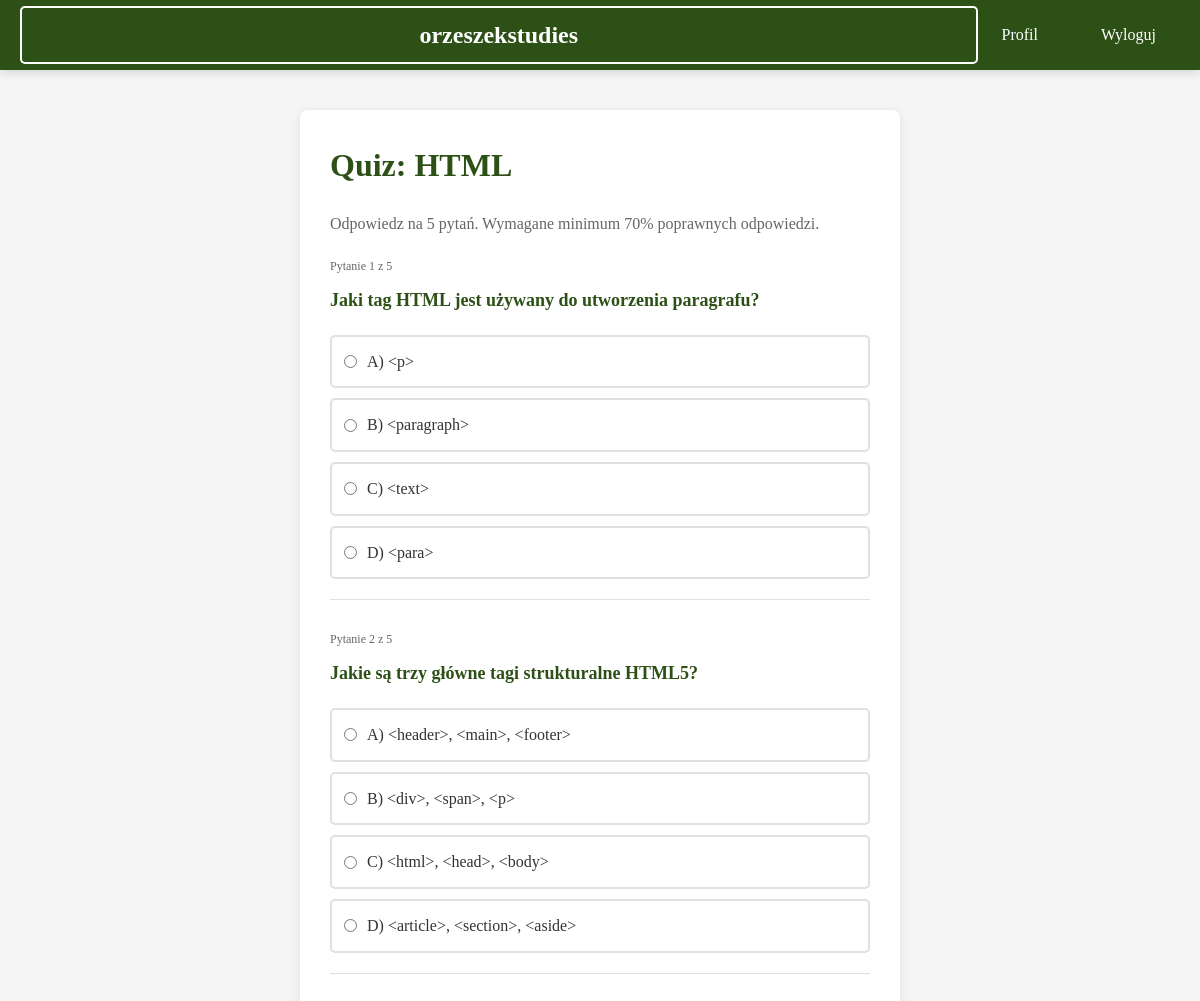
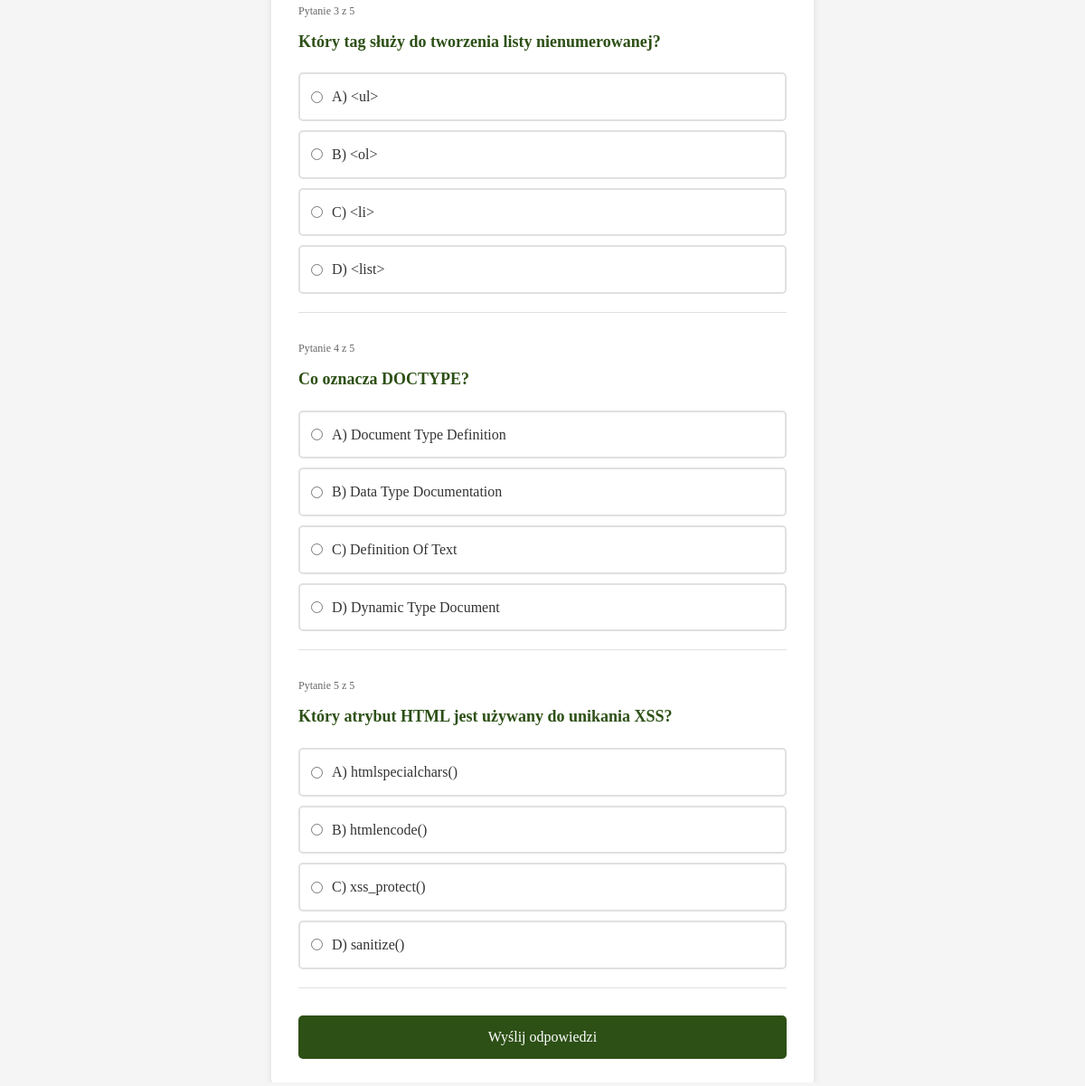
/quiz.php (signed in), run on the app's committed database (2 pictures, top to bottom).
### tables this page shows
CREATE TABLE lessons (
    id INT PRIMARY KEY AUTO_INCREMENT,
    title VARCHAR(100) NOT NULL,
    level_id INT NOT NULL,
    status ENUM('draft', 'published') NOT NULL DEFAULT 'published',
    content LONGTEXT NOT NULL,
    order_in_level INT NOT NULL,
    created_at TIMESTAMP DEFAULT CURRENT_TIMESTAMP,
    INDEX (status),
    FOREIGN KEY (level_id) REFERENCES lesson_levels(id) ON DELETE CASCADE
);

CREATE TABLE questions (
    id INT PRIMARY KEY AUTO_INCREMENT,
    quiz_id INT NOT NULL,
    question_text TEXT NOT NULL,
    question_order INT NOT NULL,
    FOREIGN KEY (quiz_id) REFERENCES quizzes(id) ON DELETE CASCADE
);

CREATE TABLE answers (
    id INT PRIMARY KEY AUTO_INCREMENT,
    question_id INT NOT NULL,
    answer_text TEXT NOT NULL,
    is_correct BOOLEAN DEFAULT FALSE,
    letter CHAR(1) NOT NULL,
    FOREIGN KEY (question_id) REFERENCES questions(id) ON DELETE CASCADE
);

### src/config/Database.php (called while the page is built, shortened)
<?php
class Database {
    private static $instance = null;
    private $pdo;
    private function __construct() {
        try {
            $host = getenv('MYSQL_HOST') ?: 'mysql';
            $db = getenv('MYSQL_DB') ?: 'orzeszekstudies';
            $user = getenv('MYSQL_USER') ?: 'user';
            $pass = getenv('MYSQL_PASSWORD') ?: 'password';
            $this->pdo = new PDO(
                "mysql:host=$host;dbname=$db;charset=utf8mb4",
                $user,
                $pass,
                [
                    PDO::ATTR_ERRMODE => PDO::ERRMODE_EXCEPTION,
                    PDO::ATTR_DEFAULT_FETCH_MODE => PDO::FETCH_ASSOC,
                    PDO::ATTR_EMULATE_PREPARES => false,
                ]
            );
            $this->pdo->exec("SET CHARACTER SET utf8mb4");
            $this->pdo->exec("SET NAMES utf8mb4");
            $this->pdo->exec("SET CHARACTER_SET_CLIENT=utf8mb4");
            $this->pdo->exec("SET CHARACTER_SET_RESULTS=utf8mb4");
            $this->pdo->exec("SET COLLATION_CONNECTION=utf8mb4_unicode_ci");
        } catch (PDOException $e) {
            die("Błąd połączenia z bazą danych: " . $e->getMessage());
        }
    }
    public static function getInstance() {
        if (self::$instance === null) {
            self::$instance = new self();
        }
        return self::$instance;
    }
    public function getConnection() {
        return $this->pdo;
    }
}
?>

### src/classes/Lesson.php (called while the page is built, shortened)
<?php
require_once __DIR__ . '/../config/Database.php';
class Lesson {
    private $db;
    public function __construct() {
        $this->db = Database::getInstance()->getConnection();
    }
    public function getLesson($lessonId) {
        try {
            $stmt = $this->db->prepare("
                SELECT l.*, ll.name as level_name
                FROM lessons l
                JOIN lesson_levels ll ON l.level_id = ll.id
                WHERE l.id = ?
            ");
            $stmt->execute([$lessonId]);
            return $stmt->fetch();
        } catch (PDOException $e) {
            return null;
        }
    }
}
?>

### src/classes/Quiz.php (called while the page is built, shortened)
<?php
require_once __DIR__ . '/../config/Database.php';
class Quiz {
    private $db;
    public function __construct() {
        $this->db = Database::getInstance()->getConnection();
    }
    public function getQuizByLessonId($lessonId) {
        try {
            $stmt = $this->db->prepare("
                SELECT * FROM quizzes WHERE lesson_id = ?
            ");
            $stmt->execute([$lessonId]);
            return $stmt->fetch();
        } catch (PDOException $e) {
            return null;
        }
    }
    public function getQuestions($quizId) {
        try {
            $stmt = $this->db->prepare("
                SELECT * FROM questions
                WHERE quiz_id = ?
                ORDER BY question_order
            ");
            $stmt->execute([$quizId]);
            return $stmt->fetchAll();
        } catch (PDOException $e) {
            return [];
        }
    }
    public function getAnswers($questionId) {
        try {
            $stmt = $this->db->prepare("
                SELECT * FROM answers
                WHERE question_id = ?
                ORDER BY letter
            ");
            $stmt->execute([$questionId]);
            return $stmt->fetchAll();
        } catch (PDOException $e) {
            return [];
        }
    }
}
?>

### public/quiz.php (the view, shortened to what this page needs)
<?php
require_once __DIR__ . '/../src/auth/AuthHandler.php';
require_once __DIR__ . '/../src/classes/Lesson.php';
require_once __DIR__ . '/../src/classes/Quiz.php';
$lessonId = $_GET['lesson'] ?? 1;
$lesson = new Lesson();
$quiz = new Quiz();
$currentLesson = $lesson->getLesson($lessonId);
$quizData = $quiz->getQuizByLessonId($lessonId);
$questions = $quiz->getQuestions($quizData['id']);
?>
<!DOCTYPE html>
<html lang="pl">
<head>
    <link rel="stylesheet" href="/css/styles.css">
</head>
<body>
<header>
    <nav>
        <a href="/" class="logo">orzeszekstudies</a>
        <div class="nav-buttons">
            <a href="/profile.php" class="btn">Profil</a>
            <a href="/logout.php" class="btn">Wyloguj</a>
        </div>
    </nav>
</header>
<main>
    <div id="quiz-container" class="quiz-container">
        <h1 style="margin-top: 0;">Quiz: <?php echo htmlspecialchars($currentLesson['title']); ?></h1>
        <p style="color: #666; margin-bottom: 20px;">Odpowiedz na <?php echo count($questions); ?> pytań. Wymagane minimum 70% poprawnych odpowiedzi.</p>
        <form id="quiz-form" method="POST" onsubmit="event.preventDefault(); submitQuiz(); return false;">
            <?php foreach ($questions as $index => $question): ?>
                <div style="margin-bottom: 30px; padding-bottom: 20px; border-bottom: 1px solid #e0e0e0;">
                    <div class="question-counter">Pytanie <?php echo ($index + 1); ?> z <?php echo count($questions); ?></div>
                    <div class="question-text"><?php echo htmlspecialchars($question['question_text']); ?></div>
                    <div class="quiz-options">
                        <?php
                        $answers = $quiz->getAnswers($question['id']);
                        foreach ($answers as $answer):
                        ?>
                            <label class="quiz-option">
                                <input type="radio" name="question_<?php echo $question['id']; ?>"
                                       value="<?php echo $answer['id']; ?>" required>
                                <span><?php echo $answer['letter']; ?>) <?php echo htmlspecialchars($answer['answer_text']); ?></span>
                            </label>
                        <?php endforeach; ?>
                    </div>
                </div>
            <?php endforeach; ?>
            <button type="submit" class="btn btn-primary" style="width: 100%; padding: 15px;">
                Wyślij odpowiedzi
            </button>
        </form>
    </div>
</main>
</body>
</html>

### public/css/styles.css (style rules this page uses)
:root { --primary-color: #2d5016; --primary-light: #4a7c2a; --primary-hover: #1f3a0f; --light-bg: #f5f5f5; --white: #ffffff; --dark-text: #333333; --border-color: #e0e0e0; --success: #4caf50; --danger: #f44336; --warning: #ff9800; }
* { margin: 0; padding: 0; box-sizing: border-box; }
html, body { height: 100%; }
body { font-family: 'Georgia', 'Garamond', serif; background-color: var(--light-bg); color: var(--dark-text); line-height: 1.6; }
header { position: sticky; top: 0; z-index: 1000; background-color: var(--primary-color); box-shadow: 0 2px 10px rgba(0, 0, 0, 0.15); padding: 0 20px; }
header nav { display: flex; justify-content: space-between; align-items: center; max-width: 1400px; margin: 0 auto; height: 70px; }
header .logo { font-size: 24px; font-weight: bold; color: var(--white); text-decoration: none; margin: 0 auto; flex: 1; text-align: center; }
header .nav-buttons { display: flex; gap: 15px; margin-left: auto; }
header button, header a { background-color: transparent; color: var(--white); border: 2px solid var(--white); padding: 8px 16px; border-radius: 5px; cursor: pointer; font-family: 'Georgia', 'Garamond', serif; font-size: 14px; transition: all 0.3s ease; text-decoration: none; display: inline-block; }
main { max-width: 1400px; margin: 40px auto; padding: 0 20px; min-height: calc(100vh - 70px); }
.btn { display: inline-block; padding: 12px 24px; border: none; border-radius: 5px; font-family: 'Georgia', 'Garamond', serif; font-size: 16px; cursor: pointer; transition: all 0.3s ease; text-decoration: none; }
.btn-primary { background-color: var(--primary-color); color: var(--white); }
h1 { font-size: 32px; color: var(--primary-color); margin-bottom: 20px; }
p { margin-bottom: 15px; }
.quiz-container { background-color: var(--white); border-radius: 8px; padding: 30px; max-width: 600px; margin: 30px auto; box-shadow: 0 2px 8px rgba(0, 0, 0, 0.1); }
.question-counter { font-size: 12px; color: #666; margin-bottom: 10px; }
.question-text { font-size: 18px; font-weight: bold; color: var(--primary-color); margin-bottom: 20px; }
.quiz-options { display: flex; flex-direction: column; gap: 10px; }
.quiz-option { display: flex; align-items: center; padding: 12px; border: 2px solid var(--border-color); border-radius: 5px; cursor: pointer; transition: all 0.3s ease; }
.quiz-option input[type="radio"] { margin-right: 10px; }
.card, .course-card, .quiz-container { animation: fadeIn 0.4s ease; }

### data on the page
lessons: title "HTML"
questions: count($questions) "5", question_text "Jaki tag HTML jest używany do utworzenia paragrafu?"
answers: letter "A", answer_text "<p>"
answers: letter "B", answer_text "<paragraph>"
answers: letter "C", answer_text "<text>"
answers: letter "D", answer_text "<para>"
questions: count($questions) "5", question_text "Jakie są trzy główne tagi strukturalne HTML5?"
answers: letter "A", answer_text "<header>, <main>, <footer>"
answers: letter "B", answer_text "<div>, <span>, <p>"
answers: letter "C", answer_text "<html>, <head>, <body>"
answers: letter "D", answer_text "<article>, <section>, <aside>"
questions: count($questions) "5", question_text "Który tag służy do tworzenia listy nienumerowanej?"
answers: letter "A", answer_text "<ul>"
answers: letter "B", answer_text "<ol>"
answers: letter "C", answer_text "<li>"
answers: letter "D", answer_text "<list>"
questions: count($questions) "5", question_text "Co oznacza DOCTYPE?"
answers: letter "A", answer_text "Document Type Definition"
answers: letter "B", answer_text "Data Type Documentation"
answers: letter "C", answer_text "Definition Of Text"
answers: letter "D", answer_text "Dynamic Type Document"
questions: count($questions) "5", question_text "Który atrybut HTML jest używany do unikania XSS?"
answers: letter "A", answer_text "htmlspecialchars()"
answers: letter "B", answer_text "htmlencode()"
answers: letter "C", answer_text "xss_protect()"
answers: letter "D", answer_text "sanitize()"

### other printed values
count($questions) "5"
